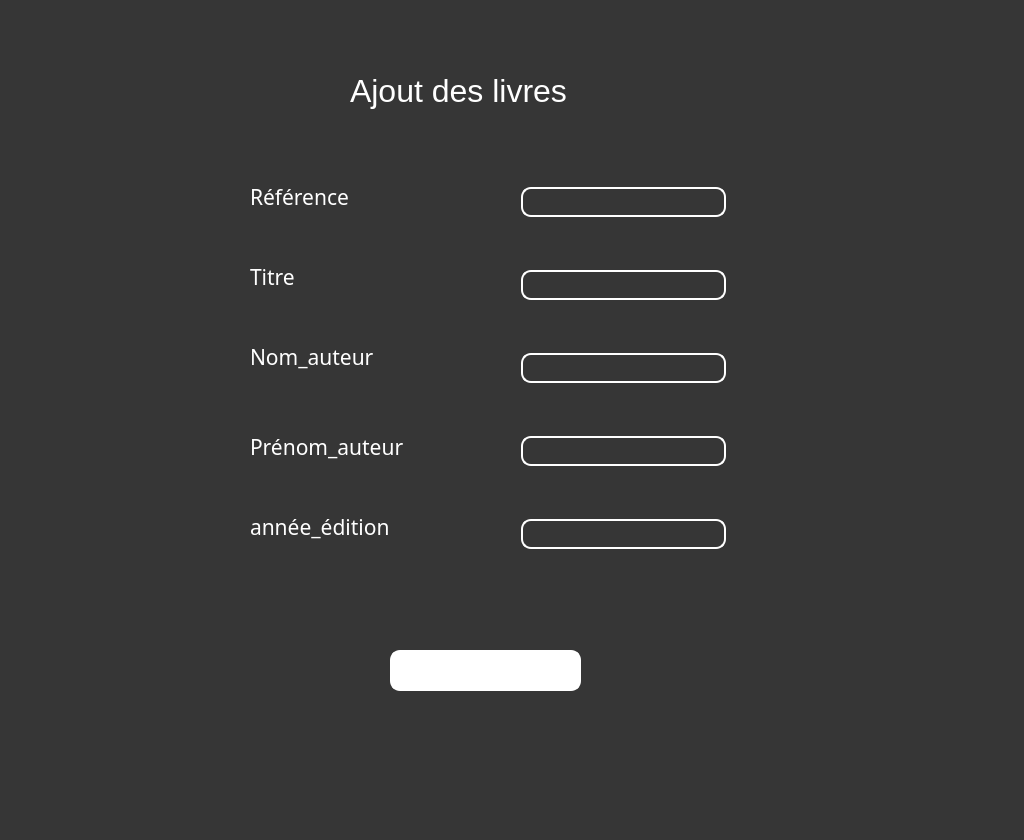
<?xml version="1.0" encoding="UTF-8"?>
<ui version="4.0">
 <class>ajouter_livre</class>
 <widget class="QWidget" name="ajouter_livre">
  <property name="geometry">
   <rect>
    <x>0</x>
    <y>0</y>
    <width>1024</width>
    <height>840</height>
   </rect>
  </property>
  <property name="windowTitle">
   <string>Form</string>
  </property>
  <property name="styleSheet">
   <string notr="true">background-color: qlineargradient(spread:repeat, x1:0, y1:0, x2:1, y2:0, stop:0 rgba(18, 178, 255, 254), stop:1 rgba(255, 255, 255, 255));
background-image: url(:/ressources/23.jpg);
background-color: rgb(54, 54, 54);
color: rgb(255, 255, 255);</string>
  </property>
  <widget class="QLabel" name="label">
   <property name="geometry">
    <rect>
     <x>250</x>
     <y>180</y>
     <width>151</width>
     <height>33</height>
    </rect>
   </property>
   <property name="font">
    <font>
     <family>Bahnschrift SemiLight</family>
     <pointsize>16</pointsize>
    </font>
   </property>
   <property name="styleSheet">
    <string notr="true">background:transparent;
color: rgb(255, 255, 255);

border-radius:10px</string>
   </property>
   <property name="text">
    <string>Référence</string>
   </property>
  </widget>
  <widget class="QLabel" name="label_2">
   <property name="geometry">
    <rect>
     <x>250</x>
     <y>260</y>
     <width>55</width>
     <height>33</height>
    </rect>
   </property>
   <property name="font">
    <font>
     <family>Bahnschrift SemiLight</family>
     <pointsize>16</pointsize>
    </font>
   </property>
   <property name="styleSheet">
    <string notr="true">background:transparent;
color: rgb(255, 255, 255);

border-radius:10px</string>
   </property>
   <property name="text">
    <string>Titre</string>
   </property>
  </widget>
  <widget class="QLabel" name="label_3">
   <property name="geometry">
    <rect>
     <x>250</x>
     <y>340</y>
     <width>148</width>
     <height>33</height>
    </rect>
   </property>
   <property name="font">
    <font>
     <family>Bahnschrift SemiLight</family>
     <pointsize>16</pointsize>
    </font>
   </property>
   <property name="styleSheet">
    <string notr="true">background:transparent;
color: rgb(255, 255, 255);

border-radius:10px</string>
   </property>
   <property name="text">
    <string>Nom_auteur</string>
   </property>
  </widget>
  <widget class="QLabel" name="label_4">
   <property name="geometry">
    <rect>
     <x>250</x>
     <y>430</y>
     <width>186</width>
     <height>33</height>
    </rect>
   </property>
   <property name="font">
    <font>
     <family>Bahnschrift SemiLight</family>
     <pointsize>16</pointsize>
    </font>
   </property>
   <property name="styleSheet">
    <string notr="true">background:transparent;
color: rgb(255, 255, 255);

border-radius:10px</string>
   </property>
   <property name="text">
    <string>Prénom_auteur</string>
   </property>
  </widget>
  <widget class="QLabel" name="label_5">
   <property name="geometry">
    <rect>
     <x>250</x>
     <y>510</y>
     <width>166</width>
     <height>33</height>
    </rect>
   </property>
   <property name="font">
    <font>
     <family>Bahnschrift SemiLight</family>
     <pointsize>16</pointsize>
    </font>
   </property>
   <property name="styleSheet">
    <string notr="true">background:transparent;
color: rgb(255, 255, 255);

border-radius:10px</string>
   </property>
   <property name="text">
    <string>année_édition</string>
   </property>
  </widget>
  <widget class="QLineEdit" name="ll1">
   <property name="geometry">
    <rect>
     <x>521</x>
     <y>187</y>
     <width>205</width>
     <height>30</height>
    </rect>
   </property>
   <property name="font">
    <font>
     <pointsize>12</pointsize>
    </font>
   </property>
   <property name="styleSheet">
    <string notr="true">background:transparent;
color: rgb(255, 255, 255);
border:2px solid white;
border-radius:10px</string>
   </property>
  </widget>
  <widget class="QLineEdit" name="ll2">
   <property name="geometry">
    <rect>
     <x>521</x>
     <y>270</y>
     <width>205</width>
     <height>30</height>
    </rect>
   </property>
   <property name="font">
    <font>
     <pointsize>12</pointsize>
    </font>
   </property>
   <property name="styleSheet">
    <string notr="true">background:transparent;
color: rgb(255, 255, 255);
border:2px solid white;
border-radius:10px</string>
   </property>
  </widget>
  <widget class="QLineEdit" name="ll3">
   <property name="geometry">
    <rect>
     <x>521</x>
     <y>353</y>
     <width>205</width>
     <height>30</height>
    </rect>
   </property>
   <property name="font">
    <font>
     <pointsize>12</pointsize>
    </font>
   </property>
   <property name="styleSheet">
    <string notr="true">background:transparent;
color: rgb(255, 255, 255);
border:2px solid white;
border-radius:10px</string>
   </property>
  </widget>
  <widget class="QLineEdit" name="ll4">
   <property name="geometry">
    <rect>
     <x>521</x>
     <y>436</y>
     <width>205</width>
     <height>30</height>
    </rect>
   </property>
   <property name="font">
    <font>
     <pointsize>12</pointsize>
    </font>
   </property>
   <property name="styleSheet">
    <string notr="true">background:transparent;
color: rgb(255, 255, 255);
border:2px solid white;
border-radius:10px</string>
   </property>
  </widget>
  <widget class="QLineEdit" name="ll5">
   <property name="geometry">
    <rect>
     <x>521</x>
     <y>519</y>
     <width>205</width>
     <height>30</height>
    </rect>
   </property>
   <property name="font">
    <font>
     <pointsize>12</pointsize>
    </font>
   </property>
   <property name="styleSheet">
    <string notr="true">background:transparent;
color: rgb(255, 255, 255);
border:2px solid white;
border-radius:10px</string>
   </property>
  </widget>
  <widget class="QPushButton" name="ajoutlivre">
   <property name="geometry">
    <rect>
     <x>390</x>
     <y>650</y>
     <width>191</width>
     <height>41</height>
    </rect>
   </property>
   <property name="font">
    <font>
     <family>Bahnschrift SemiLight</family>
     <pointsize>16</pointsize>
    </font>
   </property>
   <property name="styleSheet">
    <string notr="true">color: rgb(54, 54, 54);
color: rgb(255, 255, 255);
background-color: rgb(255, 255, 255);

color: rgb(255, 255, 255);
border:2px solid white;
border-radius:10px</string>
   </property>
   <property name="text">
    <string>ajouter</string>
   </property>
  </widget>
  <widget class="QLabel" name="label_6">
   <property name="geometry">
    <rect>
     <x>350</x>
     <y>60</y>
     <width>401</width>
     <height>61</height>
    </rect>
   </property>
   <property name="font">
    <font>
     <pointsize>24</pointsize>
    </font>
   </property>
   <property name="styleSheet">
    <string notr="true">background:transparent;
color: rgb(255, 255, 255);


border-radius:10px</string>
   </property>
   <property name="text">
    <string>Ajout des livres</string>
   </property>
  </widget>
 </widget>
 <resources>
  <include location="ressources.qrc"/>
 </resources>
 <connections/>
</ui>
